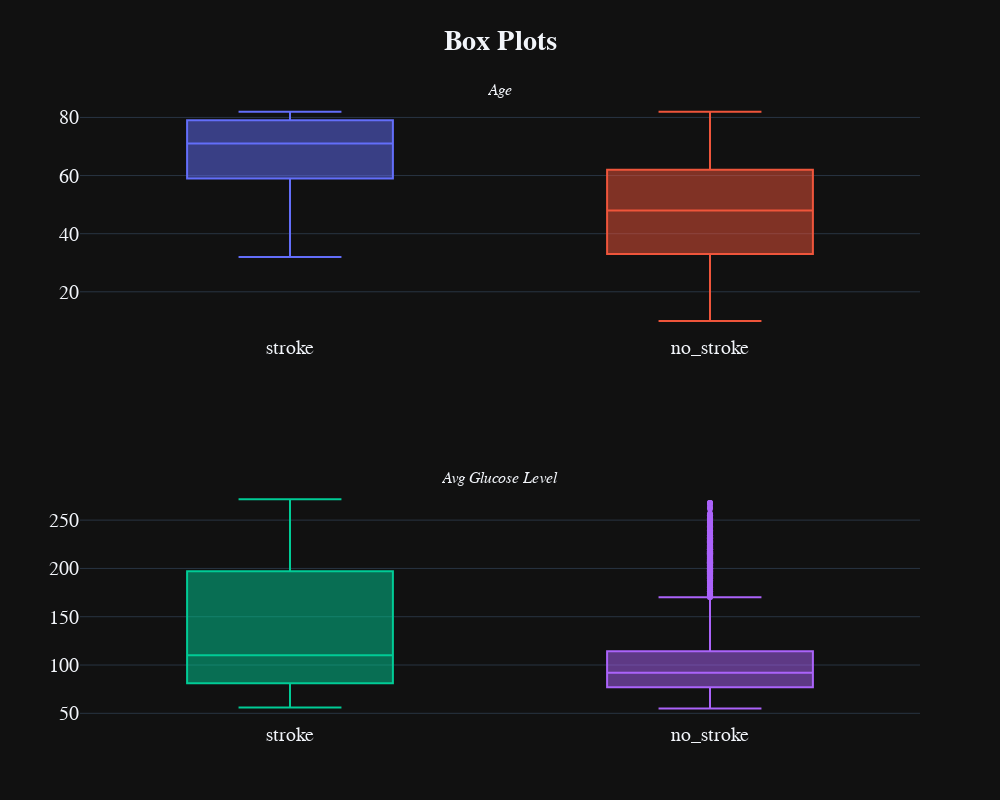

This figure's notebook cell:
### Code cell
stroke_df = df[df['stroke'] == 1]
no_stroke_df = df[df['stroke'] == 0]

fig=make_subplots(rows=2,cols=1,subplot_titles=('<i>Age', '<i>Avg Glucose Level'))

fig.add_trace(go.Box(y=stroke_df['age'], name='stroke'),row=1,col=1)
fig.add_trace(go.Box(y=no_stroke_df['age'], name='no_stroke'),row=1,col=1)

fig.add_trace(go.Box(y=stroke_df['avg_glucose_level'],name='stroke'),row=2,col=1)
fig.add_trace(go.Box(y=no_stroke_df['avg_glucose_level'],name='no_stroke'),row=2,col=1)


fig.update_layout(height=800, width=1000, title_text='<b>Box Plots', font_size=20, showlegend=False)
fig.update_layout(template='plotly_dark', title_x=0.5, font_family='Courier New')

### Figure 1 — Plotly figure (JSON) as saved in the notebook; plotly's stock layout.template omitted (floating-point values rounded to 4 significant figures; data arrays with more than 128 entries replaced by an {"elided": "..."} marker saying what was removed)
{"data": [{"name": "stroke", "type": "box", "xaxis": "x", "y": {"elided": "180 int values"}, "yaxis": "y"}, {"name": "no_stroke", "type": "box", "xaxis": "x", "y": {"elided": "3245 int values"}, "yaxis": "y"}, {"name": "stroke", "type": "box", "xaxis": "x2", "y": {"elided": "180 float values"}, "yaxis": "y2"}, {"name": "no_stroke", "type": "box", "xaxis": "x2", "y": {"elided": "3245 float values"}, "yaxis": "y2"}], "layout": {"annotations": [{"font": {"size": 16}, "showarrow": false, "text": "<i>Age", "x": 0.5, "xanchor": "center", "xref": "paper", "y": 1, "yanchor": "bottom", "yref": "paper"}, {"font": {"size": 16}, "showarrow": false, "text": "<i>Avg Glucose Level", "x": 0.5, "xanchor": "center", "xref": "paper", "y": 0.375, "yanchor": "bottom", "yref": "paper"}], "font": {"family": "Courier New", "size": 20}, "height": 800, "showlegend": false, "title": {"text": "<b>Box Plots", "x": 0.5}, "width": 1000, "xaxis": {"anchor": "y", "domain": [0, 1]}, "xaxis2": {"anchor": "y2", "domain": [0, 1]}, "yaxis": {"anchor": "x", "domain": [0.625, 1]}, "yaxis2": {"anchor": "x2", "domain": [0, 0.375]}}}
